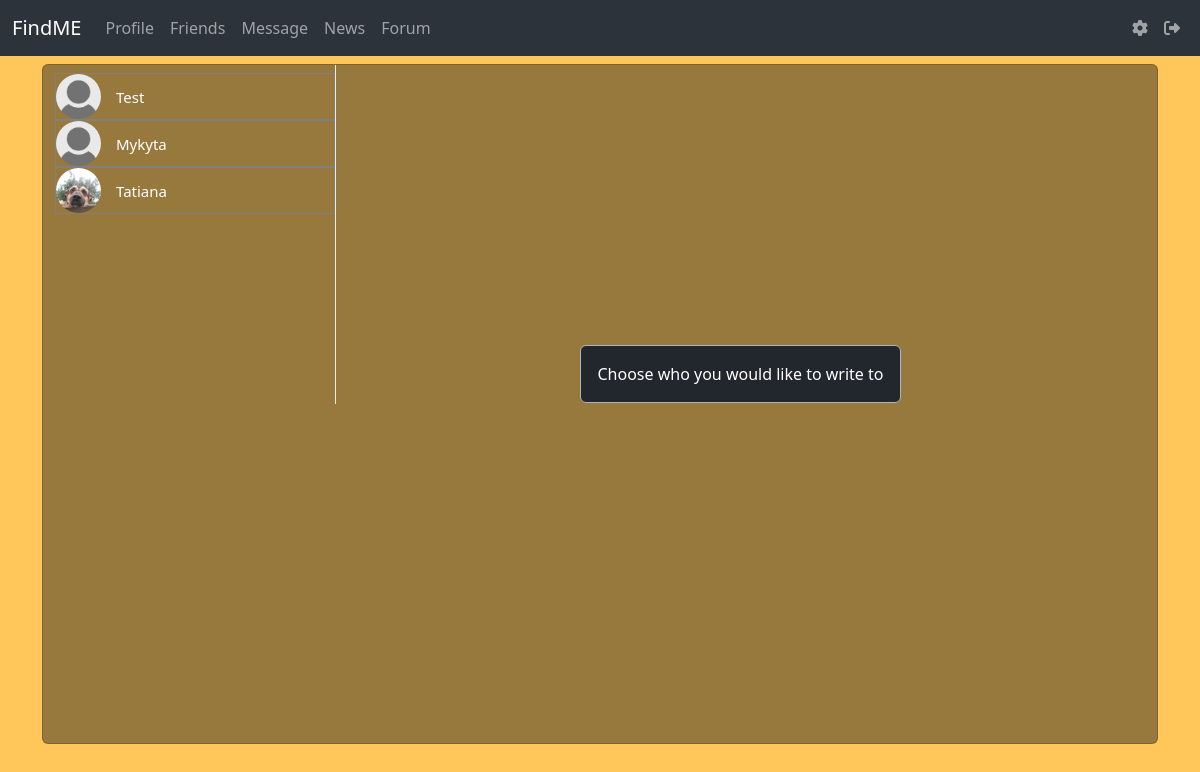
Page /message/ (signed in) on the committed database.
### data/users.py (models this page shows, shortened)
class User(SqlAlchemyBase, UserMixin):
    __tablename__ = 'users'
    id = sqlalchemy.Column(sqlalchemy.Integer, primary_key=True, autoincrement=True)
    name = sqlalchemy.Column(sqlalchemy.String, unique=True, nullable=True)
    about = sqlalchemy.Column(sqlalchemy.String, nullable=True, default='write about yourself')
    second_email = sqlalchemy.Column(sqlalchemy.String, nullable=True)
    github = sqlalchemy.Column(sqlalchemy.String, nullable=True)
    image = sqlalchemy.Column(sqlalchemy.String, default="default.jpg")
    email = sqlalchemy.Column(sqlalchemy.String, index=True, unique=True, nullable=True)
    followings = sqlalchemy.Column(sqlalchemy.String, nullable=True, default='')
    followers = sqlalchemy.Column(sqlalchemy.String, nullable=True, default='')
    post_count = sqlalchemy.Column(sqlalchemy.Integer, nullable=True, default=0)
    admin_check = sqlalchemy.Column(sqlalchemy.Integer, default=0)
    hashed_password = sqlalchemy.Column(sqlalchemy.String, nullable=True)
    created_date = sqlalchemy.Column(sqlalchemy.DateTime, default=datetime.datetime.now)

### main.py (the view)
@app.route('/message/', methods=['GET', 'POST'])
@login_required
def message():
    db_sess = db_session.create_session()
    friends = db_sess.query(User).filter(current_user.id != User.id).all()
    return render_template('messages_friends.html', friends=friends)

### data/db_session.py (called while the page is built)
def create_session() -> Session:
    global __factory
    return __factory()

### main.py (called while the page is built)
@login_manager.user_loader
def load_user(user_id):
    db_sess = db_session.create_session()
    return db_sess.query(User).get(user_id)

### templates/messages_friends.html (shortened to what this page needs)
{% extends "base.html" %}
{% block content %}
<div class="container">
    <div class="row">
        <div class="card chat-app" style="height: 85vh; background-color: #2227;">
            <div id="plist" class="people-list" style="overflow: auto; max-height: 100%;">
                <ul class="list-unstyled chat-list mt-2 mb-0" style="">
                    {% for user in friends%}
                    {% set ids = current_user.followings.split(', ') %}
                    {% set list1 = user.followers.split(', ') %}
                    {% set user_id_ = current_user.id | string() %}
                    <a href="/message/{{ user.id }}" style="text-decoration: none;">
                        <li class="clearfix" style="border: 1px solid grey;">
                            <img src="../static/avatars/{{user.image}}" alt="avatar">
                            <div class="about">
                                <div class="name" style="color: white; margin-left: 60px; margin-top: 12px;">{{user.name}}</div>
                            </div>
                        </li>
                    </a>
                    {% endfor %}
                </ul>
            </div>
            <div class="chat" style="max-height: 50%;">
                <div class="choose__text">
                    <div class="alert alert alert-dark" role="alert" style="color: white; background-color: #22272e">
                        Сhoose who you would like to write to
                    </div>
                </div>
            </div>
        </div>
    </div>
</div>
{% endblock %}

### static/css/style.css (style rules this page uses)
img { max-width: 100%; height: auto; }
html body { background-color: #FFC759; }
body { min-height: 100vh; overflow-x: hidden }
.chat-app .people-list { width: 280px; position: absolute; top: 0; }
.chat-app .chat { margin-left: 280px; border-left: 1px solid #eaeaea; height: 120%; }
.people-list .chat-list li .name { font-size: 15px }
.people-list .chat-list img { width: 45px; border-radius: 50% }
.people-list img { float: left; border-radius: 50% }
.choose__text { margin-left: auto; margin-right: auto; margin-top: 35vh; color: white; display: flex; justify-content: center; align-items: center; }
.clearfix:after { visibility: hidden; display: block; font-size: 0; content: " "; clear: both; height: 0 }

### rows in the picture
User: image (placeholder picture), name "Test"
User: image (placeholder picture), name "Mykyta"
User: image (picture), name "Tatiana"
